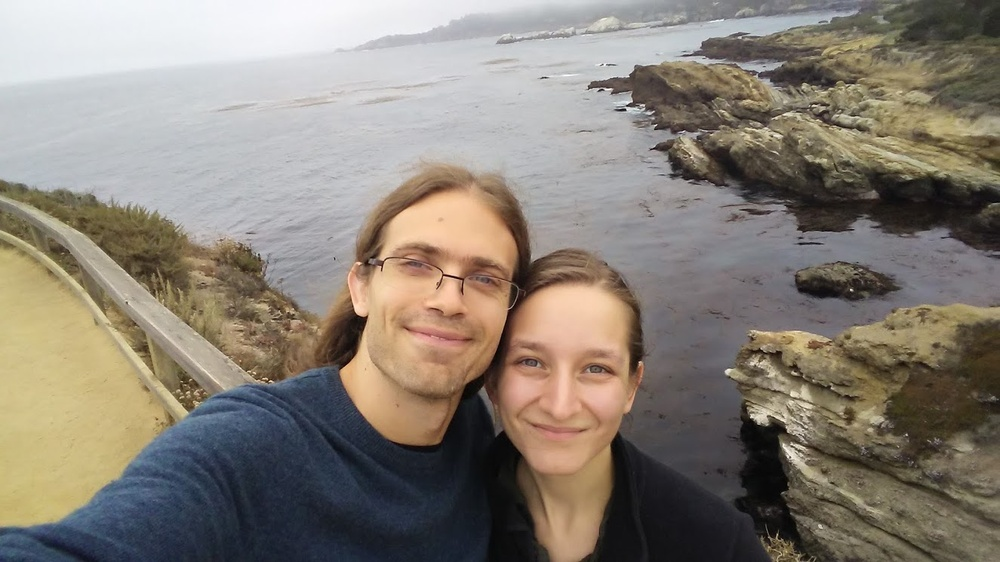
#> input picture firner_site/LobosPicture.jpg, 1000 x 562 px, shrunk from 1325 x 745 before the run
$ python stacked_conv.py --image_path ../../../firner_site/LobosPicture.jpg
#> lines starting #> are read from the running program, lines starting #| are printed output that depends on the picture

#!/usr/bin/python3

# This code runs a provided filter over an image and saves the output.

import argparse

import numpy
import cv2

if __name__ == '__main__':
    parser = argparse.ArgumentParser(
        description="Convolution demo.")
    parser.add_argument(
        '--image_path',
        required=True,
        type=str,
        help='Path to an image file')
    parser.add_argument(
        '--outpath',
        type=str,
        default="filtered.png",
        help='Path to save the filtered image')
    args = parser.parse_args()

    # Four basic filters
    kernels = numpy.array(
            [[[0,  1, 0],   # Lower left diagonal
              [1,  0, -1],
              [0, -1, 0]],
             [[0,  1, 0],   # Upper left diagonal
              [-1, 0, 1],
              [0, -1, 0]],
             [[1, 0, -1],   # Horizontal
              [1, 0, -1],
              [1, 0, -1]],
             [[ 1,  1,  1], # Vertical
              [ 0,  0,  0],
              [-1, -1, -1]]])

    image = cv2.imread(args.image_path)
#> image is the input picture: shape (562, 1000, 3); mean B, G, R 118.1, 128.3, 136.4
    if image is None:
        print("Failed to load image.")
        exit()

    # Normalize the range from 0-255 to 0-1
    image = image / 255.0

    # Run through the same filters 2 times
    for step in range(1):
        outputs = []
        for i in range(4):
            # Filter and keep the output depth the same
            filtered = cv2.filter2D(src=image, ddepth=-1, kernel=kernels[i])
            # Set any negative values to 0
            filtered[filtered < 0] = 0
            # Set anything larger than 1 to 1
            filtered[filtered > 1] = 1
            outputs.append(filtered)
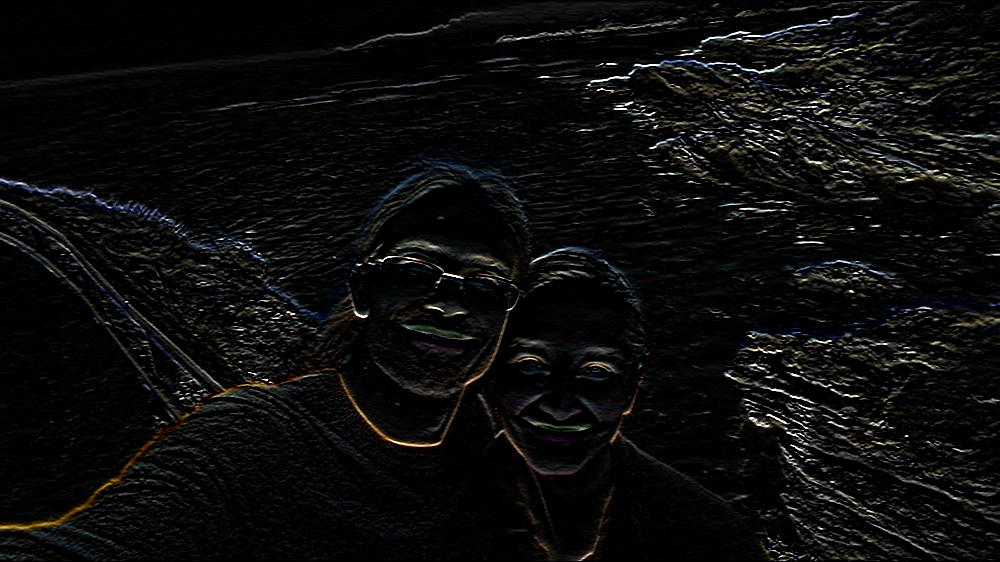
#> filtered: shape (562, 1000, 3) float64; mean B, G, R 0.0466, 0.0475, 0.0476

    for step in range(3):
        fuzzy_bias = -1
        fuzzy_kernel = numpy.array(
            [[0.4, 0, 0.4],
             [0, 0.4, 0],
             [0.4, 0, 0.4]])
        fuzzy_outputs = [cv2.filter2D(src=output, ddepth=-1, kernel=fuzzy_kernel) for output in outputs]
        fuzzy_sum = numpy.sum(fuzzy_outputs, axis=0) + fuzzy_bias
        fuzzy_sum[fuzzy_sum < 0] = 0
        fuzzy_sum[fuzzy_sum > 1] = 1
        outputs = [fuzzy_sum]
#> this loop made 3 passes
#> pass 1, `fuzzy_sum = numpy.sum(fuzzy_outputs, axis=0) + fuzzy_bias`:
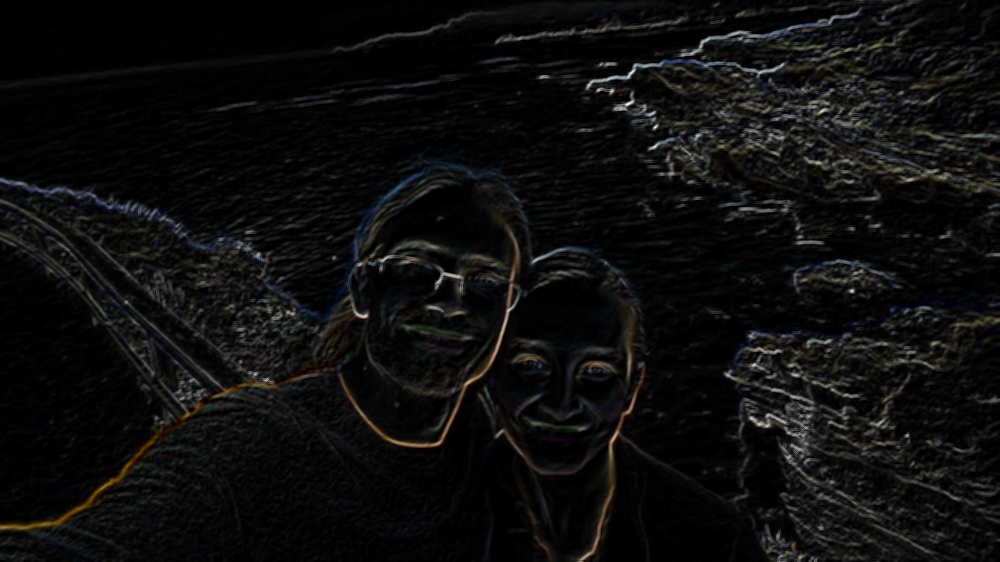
#> fuzzy_sum: shape (562, 1000, 3) float64; mean of channels 0, 1, 2 -0.763, -0.758, -0.757; drawn with min black and max white
#> pass 2, `fuzzy_sum = numpy.sum(fuzzy_outputs, axis=0) + fuzzy_bias`:
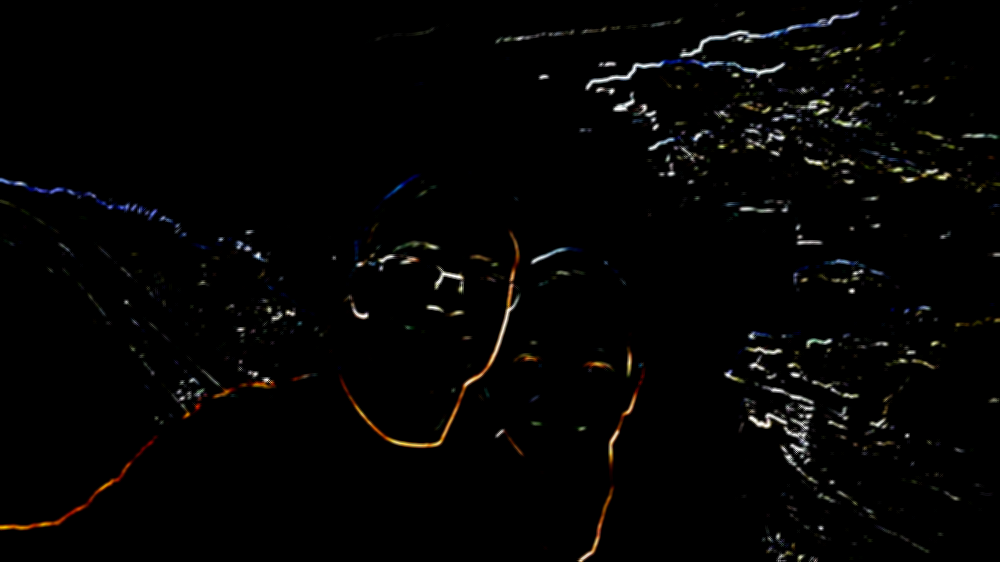
#> fuzzy_sum: shape (562, 1000, 3) float64; mean of channels 0, 1, 2 -0.971, -0.968, -0.965; drawn with min black and max white
#> pass 3, `fuzzy_sum = numpy.sum(fuzzy_outputs, axis=0) + fuzzy_bias`:
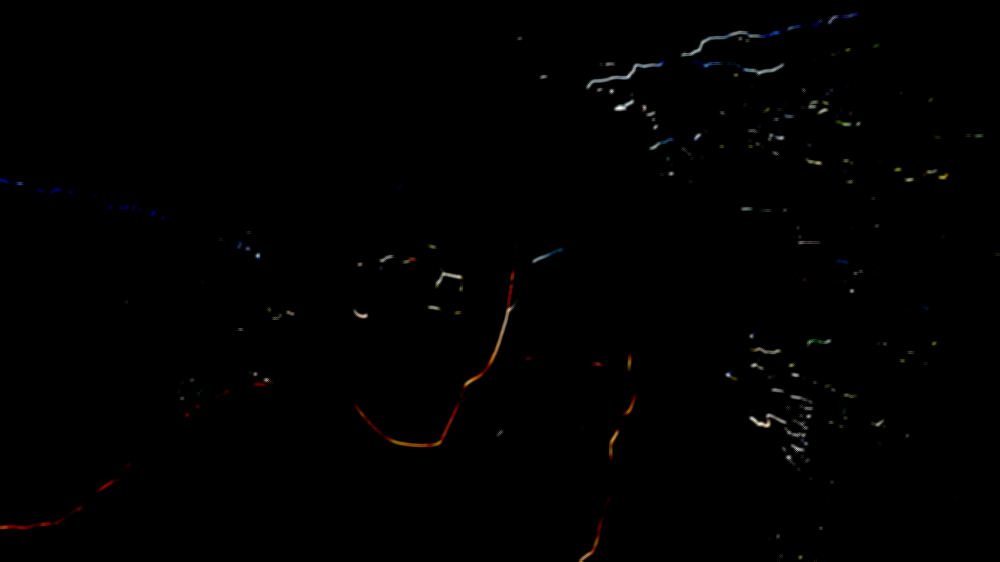
#> fuzzy_sum: shape (562, 1000, 3) float64; mean of channels 0, 1, 2 -0.994, -0.993, -0.992; drawn with min black and max white

    for step in range(3):
        fuzzy_bias = -1
        fuzzy_kernel = numpy.array(
            [[0, 0.5, 0],
             [0.5, 0.4, 0.5],
             [0, 0.5, 0]])
        fuzzy_outputs = [cv2.filter2D(src=output, ddepth=-1, kernel=fuzzy_kernel) for output in outputs]
        fuzzy_sum = numpy.sum(fuzzy_outputs, axis=0) + fuzzy_bias
        fuzzy_sum[fuzzy_sum < 0] = 0
        fuzzy_sum[fuzzy_sum > 1] = 1
        outputs = [fuzzy_sum]
#> fuzzy_sum: shape (562, 1000, 3) float64; every value is 0

    cv2.imwrite(args.outpath, fuzzy_sum*255)

$ run again, on firner_site/ben-frosty.jpg
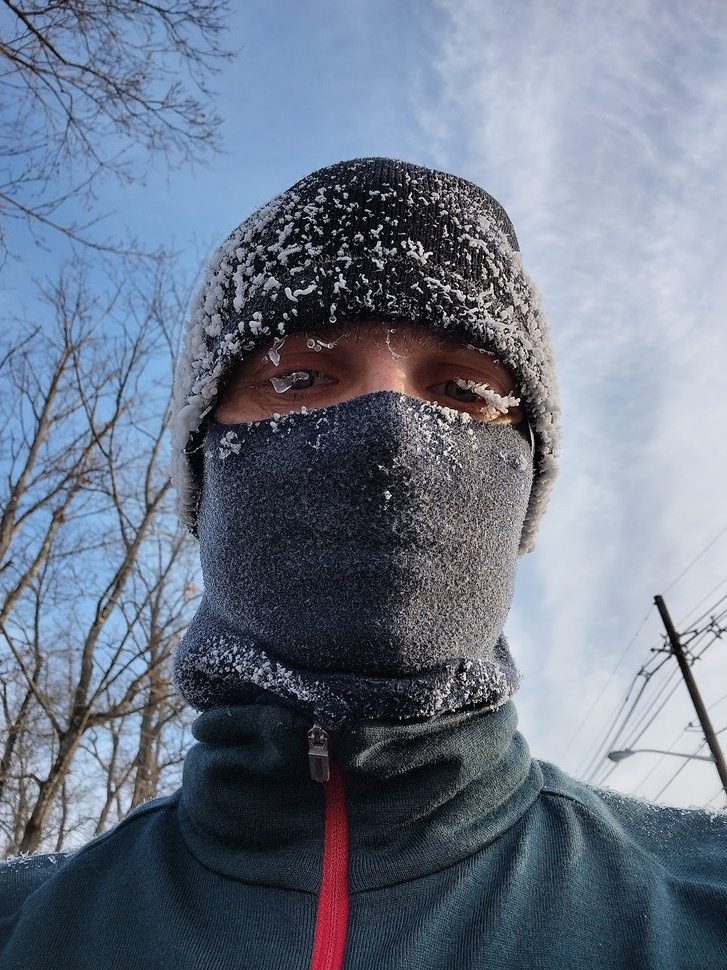
#> input picture firner_site/ben-frosty.jpg, 727 x 970 px, shrunk from 987 x 1316 before the run
#> image is the input picture: shape (970, 727, 3); mean B, G, R 136.1, 118.7, 108
#> after the loop `for step in range(1):`:
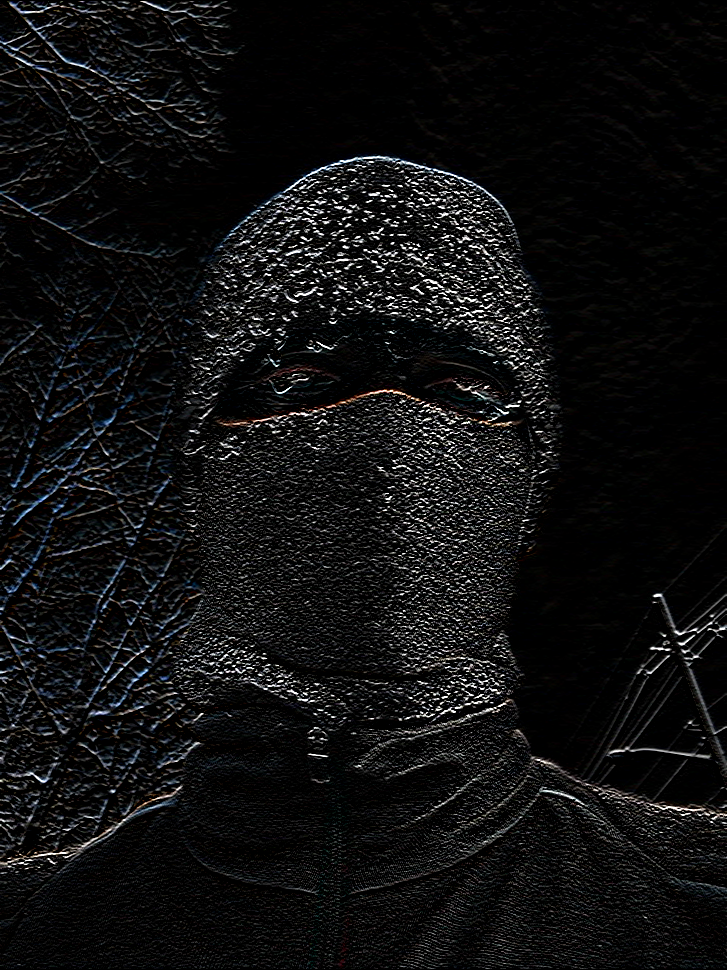
#> filtered: shape (970, 727, 3) float64; mean B, G, R 0.0659, 0.0642, 0.0634
#> after the loop `for step in range(3):`:
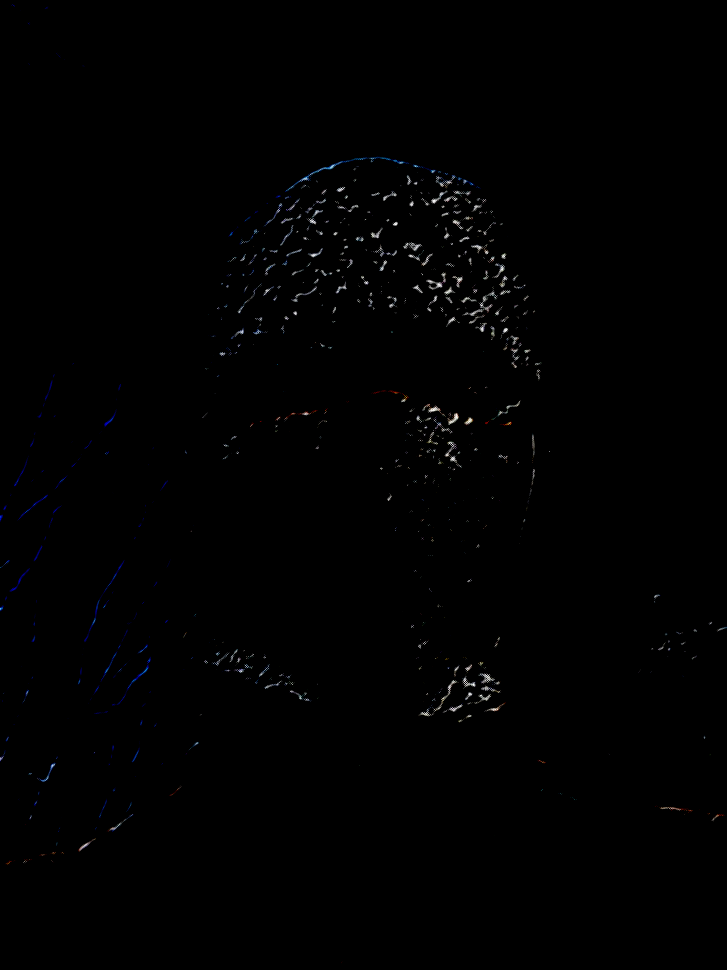
#> fuzzy_sum: shape (970, 727, 3) float64; mean of channels 0, 1, 2 0.00467, 0.00392, 0.00381; drawn as B, G, R
